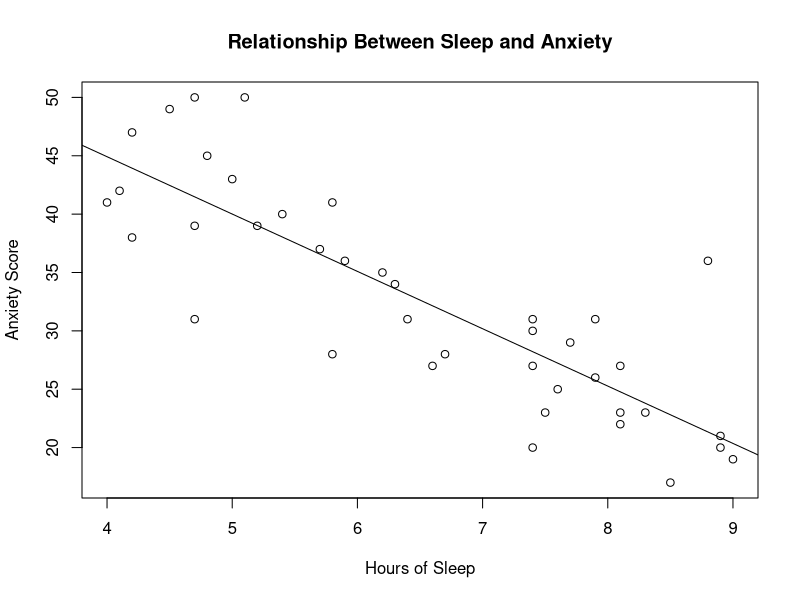
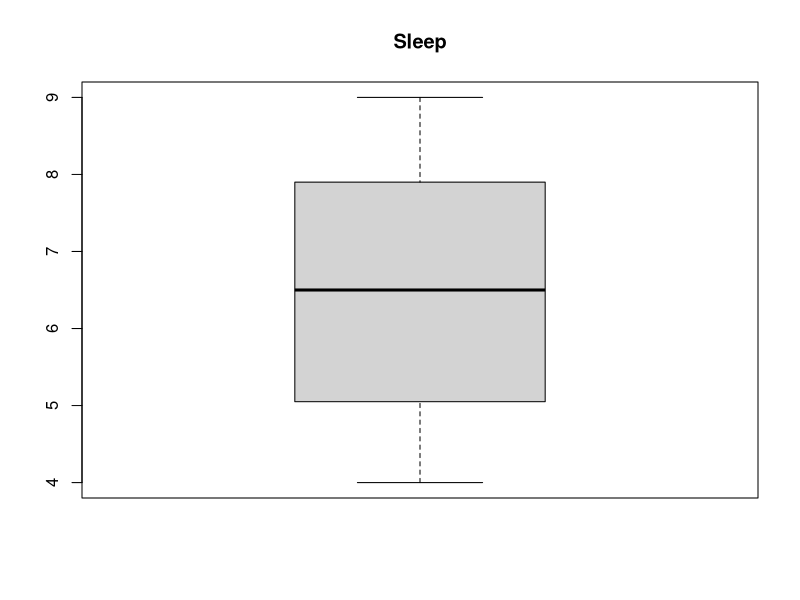
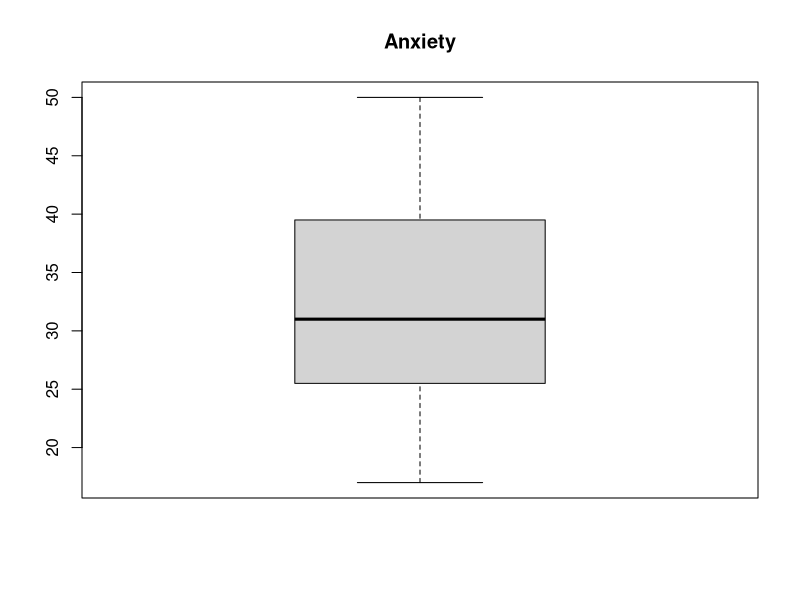

These figures' R source, in order:
#-----
# Import the data
#-----

# Upload the CSV file to the same JupyterHub folder as this notebook.
# Then import it and give the dataset a name.

correlation_data <- read.csv("correlation_data.csv")


#-----
# Look at the data
#-----

# Display the first 6 rows
head(correlation_data)

# Display the variable names
names(correlation_data)

# Display the number of rows and columns
dim(correlation_data)


#-----
# Visualize the relationship
#-----

# Always examine a scatterplot before interpreting a correlation.
# The first variable goes on the x-axis.
# The second variable goes on the y-axis.

plot(correlation_data$sleep,
     correlation_data$anxiety,
     xlab = "Hours of Sleep",
     ylab = "Anxiety Score",
     main = "Relationship Between Sleep and Anxiety")

# Add a line that summarizes the linear relationship
abline(lm(anxiety ~ sleep, data = correlation_data))


#-----
# Calculate the association
#-----

# Covariance shows whether the variables tend to move together.
# Its size depends on the variables' units, so it is hard to interpret alone.

cov(correlation_data$sleep,
    correlation_data$anxiety)

# Pearson's correlation ranges from -1 to +1.
# Positive values mean the variables tend to increase together.
# Negative values mean that as one increases, the other tends to decrease.

cor(correlation_data$sleep,
    correlation_data$anxiety)


#-----
# Test the correlation
#-----

# cor.test() provides:
# - the correlation coefficient, r
# - the p-value (we don't care about this yet)
# - a 95% confidence interval

cor.test(correlation_data$sleep,
         correlation_data$anxiety,
         method = "pearson")


#-----
# Calculate shared variance
#-----

# Save the correlation as an object called r
r <- cor(correlation_data$sleep,
         correlation_data$anxiety)

# Square r to calculate the proportion of shared variance
r_squared <- r^2

# Display r-squared
r_squared

# Convert the proportion to a percentage
r_squared * 100


#-----
# Check for unusual observations
#-----

# Boxplots can help identify unusually high or low values.
# Return to the scatterplot to see whether any point may strongly
# influence the relationship.

boxplot(correlation_data$sleep,
        main = "Sleep")

boxplot(correlation_data$anxiety,
        main = "Anxiety")


#-----
# Optional: descriptive statistics
#-----

# Install psych only if it is not already installed.
# install.packages("psych")

library(psych)

describe(correlation_data)

# write up help:

# There was a negative relationship between sleep and anxiety r = - .84, 95% CI [-.91, -.72],
# p < .001. Approximately 70% of the variability was shared between the two variables.
